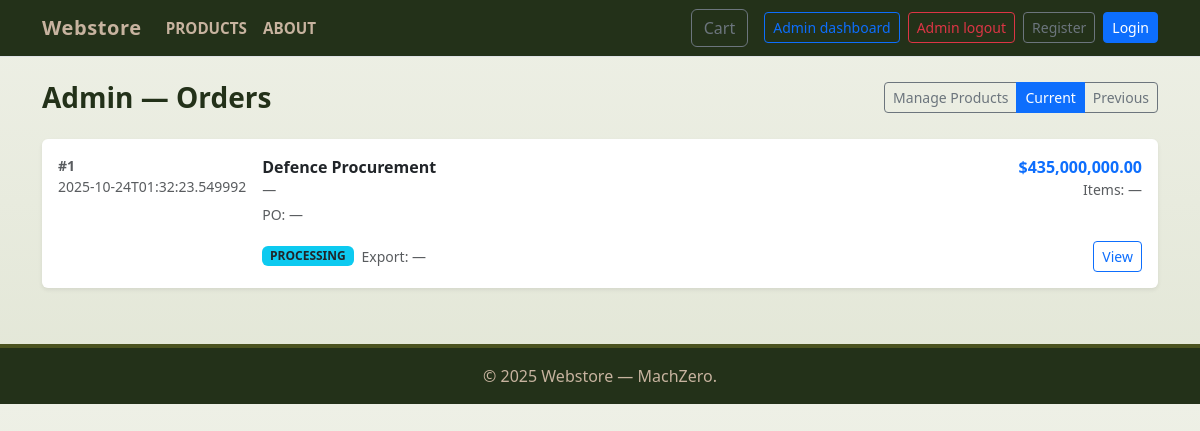
The app's page /admin/orders (signed in), older data.
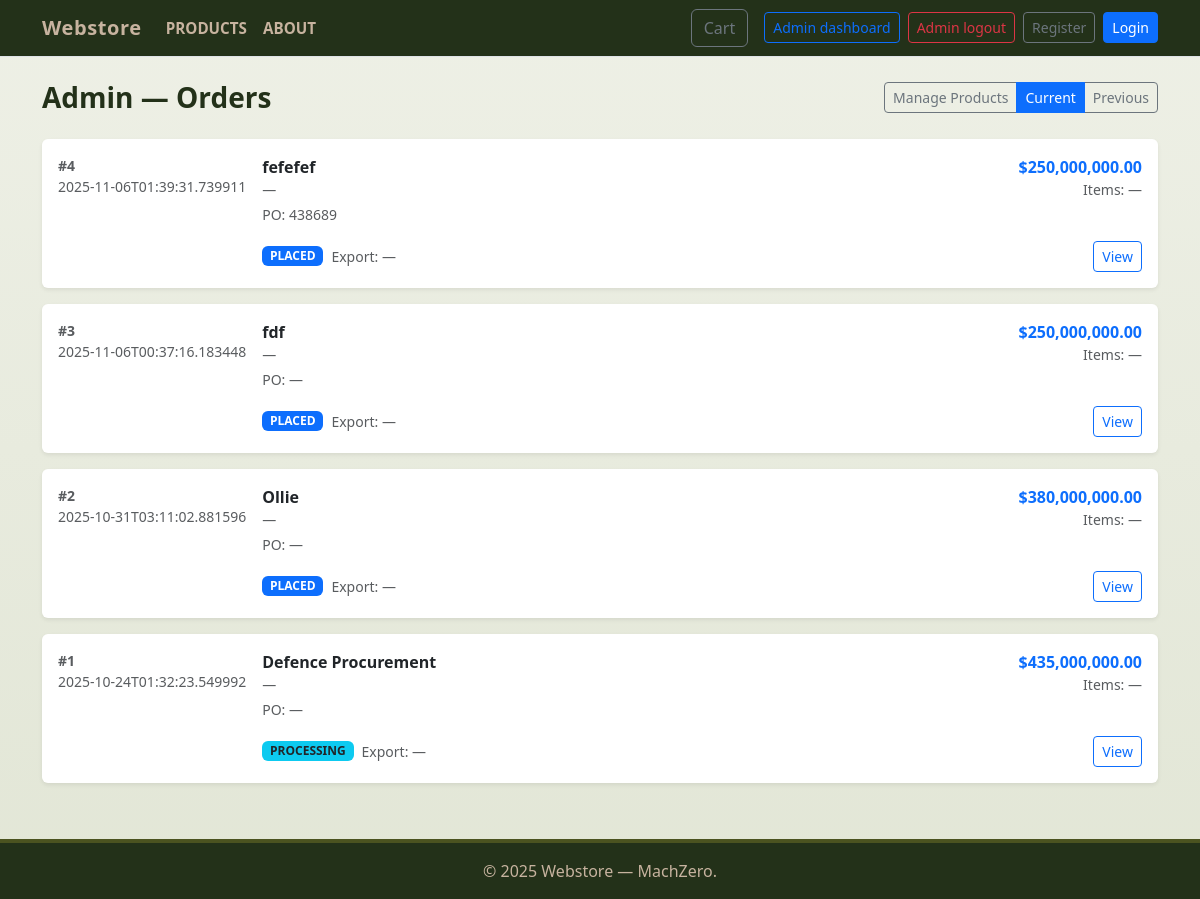
The same page, newer data.
### tables this page shows
CREATE TABLE orders (
        id INTEGER PRIMARY KEY,
        customer_id INTEGER NOT NULL,
        total REAL NOT NULL,
        status TEXT NOT NULL,
        created_at TEXT NOT NULL, agency TEXT, authorized_officer TEXT, official_email TEXT, position_clearance TEXT, contact_number TEXT, po_number TEXT, contract_reference TEXT, funding_source TEXT, auth_doc TEXT, vendor_id TEXT, end_user_cert TEXT, export_license_status TEXT, delivery_location TEXT, required_delivery_date TEXT, payment_method TEXT, declaration_agreed INTEGER, digital_signature TEXT,
        FOREIGN KEY(customer_id) REFERENCES customers(id) ON DELETE CASCADE
    );

CREATE TABLE customers (
        id INTEGER PRIMARY KEY,
        name TEXT NOT NULL,
        email TEXT UNIQUE NOT NULL,
        phone TEXT,
        address TEXT,
        created_at TEXT NOT NULL
    , password TEXT);

### app.py (the view)
@app.route("/admin/orders")
@login_required
def admin_orders():
    db = get_db()
    filt = request.args.get("filter", "current")
    if filt == "previous":
        rows = db.execute(
            "SELECT o.*, c.name AS customer_name FROM orders o LEFT JOIN customers c ON o.customer_id = c.id "
            "WHERE o.status IN ('completed','shipped','cancelled') ORDER BY o.created_at DESC"
        ).fetchall()
    else:
        rows = db.execute(
            "SELECT o.*, c.name AS customer_name FROM orders o LEFT JOIN customers c ON o.customer_id = c.id "
            "WHERE o.status NOT IN ('completed','shipped','cancelled') ORDER BY o.created_at DESC"
        ).fetchall()
    return render_template("admin_orders.html", orders=rows, filter=filt)

### app.py (called while the page is built)
def login_required(f):
    @wraps(f)
    def wrapped(*args, **kwargs):
        if not session.get("is_admin"):
            return redirect(url_for("admin_login", next=request.path))
        return f(*args, **kwargs)
    return wrapped

def get_db():
    if 'db' not in g:
        conn = sqlite3.connect(DB_PATH)
        conn.row_factory = sqlite3.Row
        conn.execute("PRAGMA foreign_keys = ON;")
        g.db = conn
    return g.db

@app.context_processor
def inject_cart_count():
    cart = session.get("cart", {}) if session is not None else {}
    try:
        count = sum(int(v) for v in cart.values()) if cart else 0
    except Exception:
        count = 0
    return {"cart_count": count}

### templates/admin_orders.html (shortened to what the changed rows need)
<!doctype html>
<html lang="en">
<head>
  <link href="https://cdn.jsdelivr.net/npm/bootstrap@5.3.0/dist/css/bootstrap.min.css" rel="stylesheet">
  <link rel="stylesheet" href="{{ url_for('static', filename='css/styles.css') }}">
</head>
<body>
  <main class="container py-4">
    {% if orders %}
      <div class="row g-3">
        {% for o in orders %}
          <div class="col-12">
            <div class="card shadow-sm border-0">
              <div class="card-body d-flex flex-column flex-md-row align-items-start">
                <div class="me-3 text-muted small" style="min-width:110px;">
                  <div class="fw-semibold">#{{ o.id }}</div>
                  <div class="text-muted">{{ o.created_at }}</div>
                </div>
                <div class="flex-grow-1">
                  <div class="d-flex justify-content-between align-items-start">
                    <div>
                      <div class="fw-semibold">{{ o.customer_name or '—' }}</div>
                      <div class="small text-muted">{{ o.customer_email or '—' }}</div>
                      <div class="small text-muted mt-1">PO: {{ o.po_number or '—' }}</div>
                    </div>
                    <div class="text-end">
                      <div class="fw-semibold text-primary">${{ "{:,.2f}".format(o.total) }}</div>
                      <div class="small text-muted">Items: {{ o.item_count if o.item_count is defined else '—' }}</div>
                    </div>
                  </div>
                  <div class="mt-3 d-flex flex-wrap gap-2 align-items-center">
                    {% set s = (o.status or '') %}
                    {% if s == 'placed' %}
                      <span class="badge bg-primary text-uppercase small">{{ s }}</span>
                    {% elif s == 'processing' %}
                      <span class="badge bg-info text-dark text-uppercase small">{{ s }}</span>
                    {% elif s == 'shipped' %}
                      <span class="badge bg-secondary text-uppercase small">{{ s }}</span>
                    {% elif s == 'completed' %}
                      <span class="badge bg-success text-uppercase small">{{ s }}</span>
                    {% elif s == 'cancelled' %}
                      <span class="badge bg-danger text-uppercase small">{{ s }}</span>
                    {% else %}
                      <span class="badge bg-secondary text-uppercase small">{{ s }}</span>
                    {% endif %}
                    {% set e = o.export_license_status %}
                    {% if e %}
                      {% if e == 'Approved' %}
                        <span class="badge bg-success small">Export: {{ e }}</span>
                      {% elif e == 'Pending' %}
                        <span class="badge bg-warning text-dark small">Export: {{ e }}</span>
                      {% elif e == 'Exempt' %}
                        <span class="badge bg-info text-dark small">Export: {{ e }}</span>
                      {% else %}
                        <span class="badge bg-secondary small">Export: {{ e }}</span>
                      {% endif %}
                    {% else %}
                      <span class="text-muted small">Export: —</span>
                    {% endif %}
                    <div class="ms-auto">
                      <a class="btn btn-sm btn-outline-primary" href="{{ url_for('admin_order_detail', order_id=o.id) }}">View</a>
                    </div>
                  </div>
                </div>
              </div>
            </div>
          </div>
        {% endfor %}
      </div>
    {% else %}
      <div class="card shadow-sm">
        <div class="card-body text-center text-muted">
          No orders found.
        </div>
      </div>
    {% endif %}
  </main>
</body>
</html>

Row changes from the older to the newer data that the page shows:
added orders: id "4", created_at "2025-11-06T01:39:31.739911", name "fefefef", customer_email "—", po_number "438689", total "250,000,000.00", item_count "—", status "PLACED"
added orders: id "3", created_at "2025-11-06T00:37:16.183448", name "fdf", customer_email "—", po_number "—", total "250,000,000.00", item_count "—", status "PLACED"
added orders: id "2", created_at "2025-10-31T03:11:02.881596", name "Ollie", customer_email "—", po_number "—", total "380,000,000.00", item_count "—", status "PLACED"
